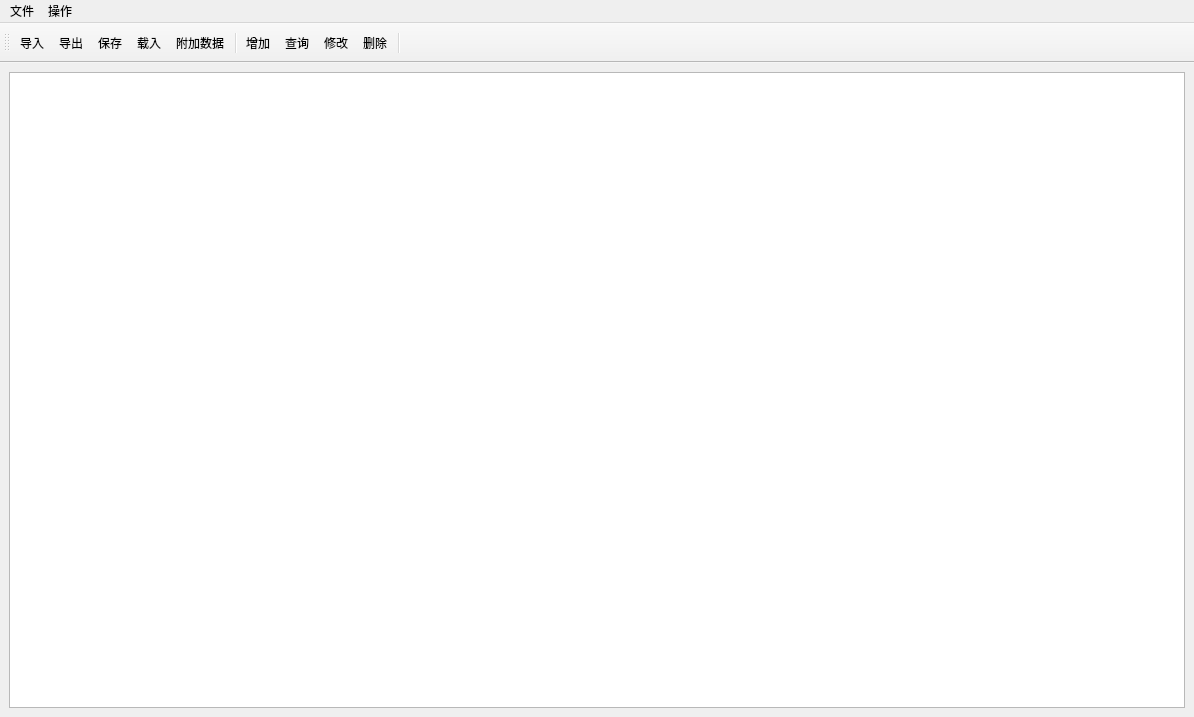
<?xml version="1.0" encoding="UTF-8"?>
<ui version="4.0">
 <class>MainWindow</class>
 <widget class="QMainWindow" name="MainWindow">
  <property name="geometry">
   <rect>
    <x>0</x>
    <y>0</y>
    <width>1194</width>
    <height>717</height>
   </rect>
  </property>
  <property name="windowTitle">
   <string>MainWindow</string>
  </property>
  <widget class="QWidget" name="centralwidget">
   <property name="sizePolicy">
    <sizepolicy hsizetype="Expanding" vsizetype="Expanding">
     <horstretch>0</horstretch>
     <verstretch>0</verstretch>
    </sizepolicy>
   </property>
   <layout class="QVBoxLayout" name="verticalLayout_2">
    <item>
     <layout class="QVBoxLayout" name="verticalLayout">
      <item>
       <widget class="QTableView" name="tableView">
        <property name="sizePolicy">
         <sizepolicy hsizetype="Expanding" vsizetype="Expanding">
          <horstretch>0</horstretch>
          <verstretch>0</verstretch>
         </sizepolicy>
        </property>
       </widget>
      </item>
     </layout>
    </item>
   </layout>
  </widget>
  <widget class="QMenuBar" name="menubar">
   <property name="geometry">
    <rect>
     <x>0</x>
     <y>0</y>
     <width>1194</width>
     <height>26</height>
    </rect>
   </property>
   <widget class="QMenu" name="menu">
    <property name="title">
     <string>文件</string>
    </property>
    <addaction name="actionImport"/>
    <addaction name="actionExport"/>
    <addaction name="actionSave"/>
    <addaction name="actionLoad"/>
    <addaction name="actionAppend"/>
   </widget>
   <widget class="QMenu" name="menu_2">
    <property name="title">
     <string>操作</string>
    </property>
    <addaction name="actionAdd"/>
    <addaction name="actionQuery"/>
    <addaction name="actionUpdate"/>
    <addaction name="actionDelete"/>
   </widget>
   <addaction name="menu"/>
   <addaction name="menu_2"/>
  </widget>
  <widget class="QToolBar" name="toolBar">
   <property name="sizePolicy">
    <sizepolicy hsizetype="Maximum" vsizetype="Fixed">
     <horstretch>0</horstretch>
     <verstretch>0</verstretch>
    </sizepolicy>
   </property>
   <property name="minimumSize">
    <size>
     <width>20</width>
     <height>40</height>
    </size>
   </property>
   <property name="windowTitle">
    <string>toolBar</string>
   </property>
   <attribute name="toolBarArea">
    <enum>TopToolBarArea</enum>
   </attribute>
   <attribute name="toolBarBreak">
    <bool>false</bool>
   </attribute>
   <addaction name="actionImport"/>
   <addaction name="actionExport"/>
   <addaction name="actionSave"/>
   <addaction name="actionLoad"/>
   <addaction name="actionAppend"/>
   <addaction name="separator"/>
   <addaction name="actionAdd"/>
   <addaction name="actionQuery"/>
   <addaction name="actionUpdate"/>
   <addaction name="actionDelete"/>
   <addaction name="separator"/>
  </widget>
  <action name="actionImport">
   <property name="text">
    <string>导入</string>
   </property>
  </action>
  <action name="actionExport">
   <property name="text">
    <string>导出</string>
   </property>
  </action>
  <action name="actionAdd">
   <property name="text">
    <string>增加 </string>
   </property>
  </action>
  <action name="actionQuery">
   <property name="text">
    <string>查询 </string>
   </property>
  </action>
  <action name="actionUpdate">
   <property name="text">
    <string>修改</string>
   </property>
  </action>
  <action name="actionDelete">
   <property name="text">
    <string>删除</string>
   </property>
  </action>
  <action name="actionSave">
   <property name="text">
    <string>保存 </string>
   </property>
  </action>
  <action name="actionLoad">
   <property name="text">
    <string>载入</string>
   </property>
  </action>
  <action name="actionAppend">
   <property name="text">
    <string>附加数据
</string>
   </property>
  </action>
 </widget>
 <resources/>
 <connections/>
</ui>
